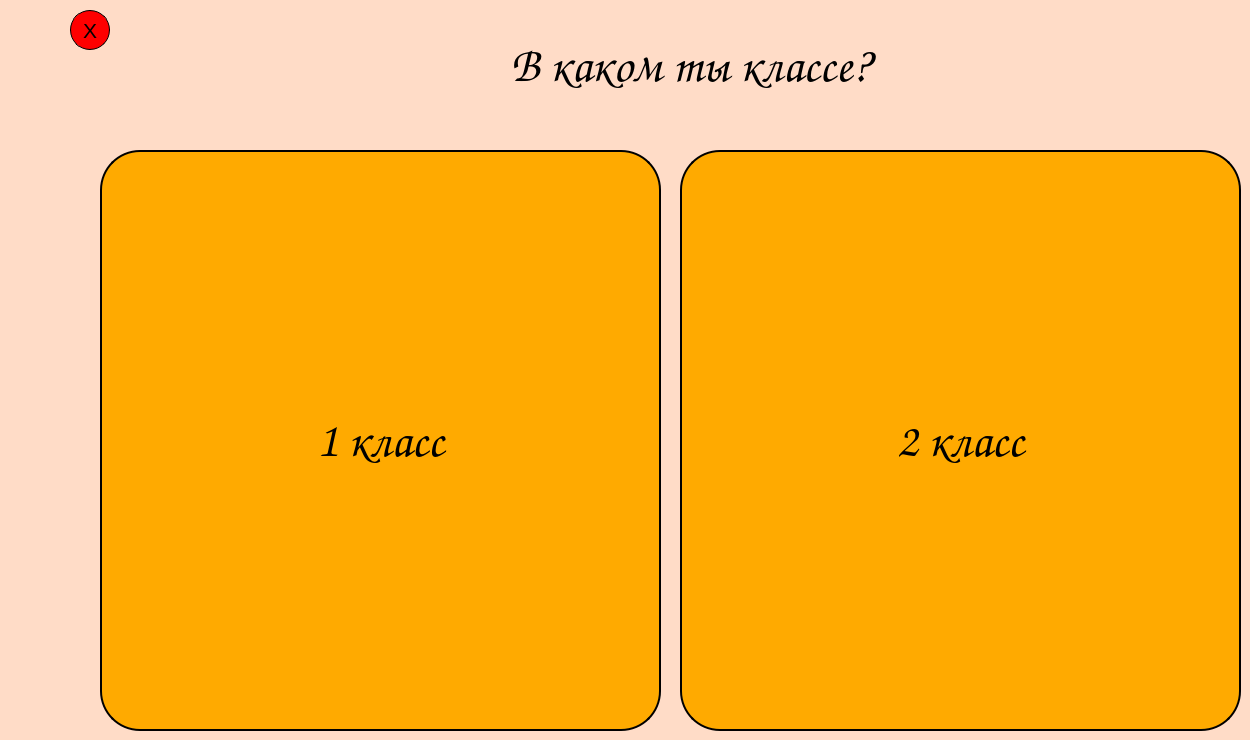
    <widget class="QWidget" name="chooseClassPage">
     <property name="styleSheet">
      <string notr="true">background-color: rgb(255, 220, 199)</string>
     </property>
     <widget class="QLabel" name="label_8">
      <property name="geometry">
       <rect>
        <x>360</x>
        <y>20</y>
        <width>661</width>
        <height>91</height>
       </rect>
      </property>
      <property name="font">
       <font>
        <family>Comic Sans MS</family>
        <pointsize>36</pointsize>
       </font>
      </property>
      <property name="styleSheet">
       <string notr="true">color: rgb(0, 0, 0);</string>
      </property>
      <property name="text">
       <string>В каком ты классе?</string>
      </property>
      <property name="alignment">
       <set>Qt::AlignCenter</set>
      </property>
     </widget>
     <widget class="QPushButton" name="firstClassButton">
      <property name="geometry">
       <rect>
        <x>100</x>
        <y>150</y>
        <width>561</width>
        <height>581</height>
       </rect>
      </property>
      <property name="font">
       <font>
        <family>Comic Sans MS</family>
        <pointsize>36</pointsize>
       </font>
      </property>
      <property name="styleSheet">
       <string notr="true">QPushButton#firstClassButton{
background-color: rgb(255, 170, 0);
border-radius: 40px;
border: 2px solid black;
	color: rgb(0, 0, 0);
}
QPushButton#firstClassButton:hover{
background-color: rgb(235, 150, 0)
}</string>
      </property>
      <property name="text">
       <string>1 класс</string>
      </property>
     </widget>
     <widget class="QPushButton" name="secondClassButton">
      <property name="geometry">
       <rect>
        <x>680</x>
        <y>150</y>
        <width>561</width>
        <height>581</height>
       </rect>
      </property>
      <property name="font">
       <font>
        <family>Comic Sans MS</family>
        <pointsize>36</pointsize>
       </font>
      </property>
      <property name="styleSheet">
       <string notr="true">QPushButton#secondClassButton{
background-color: rgb(255, 170, 0);
border-radius: 40px;
border: 2px solid black;
	color: rgb(0, 0, 0);
}
QPushButton#secondClassButton:hover{
background-color: rgb(235, 150, 0)
}</string>
      </property>
      <property name="text">
       <string>2 класс</string>
      </property>
     </widget>
     <widget class="QPushButton" name="quitChooseClassPageButton">
      <property name="geometry">
       <rect>
        <x>70</x>
        <y>10</y>
        <width>40</width>
        <height>40</height>
       </rect>
      </property>
      <property name="sizePolicy">
       <sizepolicy hsizetype="Minimum" vsizetype="Maximum">
        <horstretch>0</horstretch>
        <verstretch>0</verstretch>
       </sizepolicy>
      </property>
      <property name="font">
       <font>
        <pointsize>16</pointsize>
       </font>
      </property>
      <property name="styleSheet">
       <string notr="true">QPushButton#quitChooseClassPageButton{
border-radius: 20px;
background-color: rgb(255, 0, 0);
border: 1px solid black;
background-image: 'images/undo.png';
	color: rgb(0, 0, 0);
}
QPushButton#quitChooseClassPageButton:hover{
background-color: rgb(235, 0 , 0)
}</string>
      </property>
      <property name="text">
       <string>X</string>
      </property>
     </widget>
    </widget>
